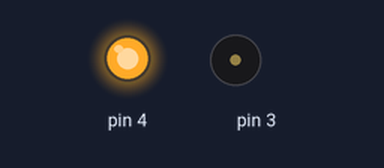
This sketch was run on a simulated Arduino Uno, built with avr-gcc and run on an emulated ATmega328P. Shown: output pins drawn as LEDs (lit = HIGH), buzzer (waves = sounding).

Above: at 0.1 s.
Timing chart, 0 to 1.6 s (numbered marks = the images above):
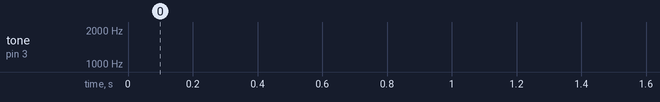

The sketch:

FoxTone.ino
```cpp
#include <Tone.h>

int frequency = 100;

Tone FoxTone;

void setup() {
  FoxTone.begin(3);
  pinMode(4, OUTPUT);
  digitalWrite(4, HIGH);
}

void loop() {
  while ( frequency < 2500 ) {
    FoxTone.play(frequency);
    delay(1);
    frequency = frequency + 1;
  }

  while ( frequency > 100 ) {
    FoxTone.play(frequency);
    delay(1);
    frequency = frequency - 1;
  }

}
```
